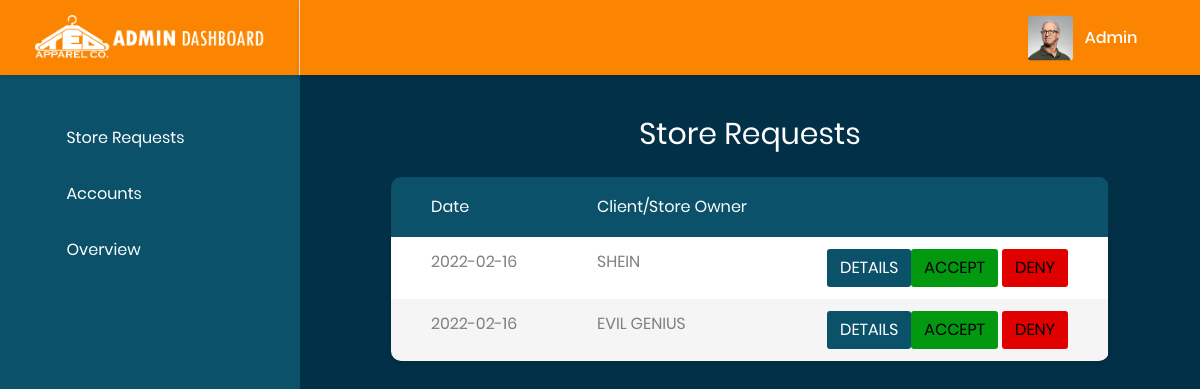
The page /Admin/dashboard.php?action=in_success&name=Admin (signed in) on the database its author committed.
### tables this page shows
CREATE TABLE `tblstores` (
  `Store_ID` int(50) NOT NULL,
  `Name` varchar(200) NOT NULL,
  `Description` varchar(200) NOT NULL,
  `Contact` varchar(200) NOT NULL,
  `Payment_Method` varchar(200) NOT NULL,
  `Logo` varchar(200) NOT NULL,
  `Samples` varchar(200) NOT NULL,
  `Status` int(1) NOT NULL,
  `Sales` int(50) NOT NULL,
  `Date` date NOT NULL DEFAULT current_timestamp()
);

### Admin/dashboard.php (the view, shortened to what this page needs)
<?php
    require_once "../include/process/dbconn.php";
    $name = $_SESSION['Name'];
?>
<!DOCTYPE html>
<html lang="en">
<head>
    <link href="css/font-face.css" rel="stylesheet" media="all">
    <link href="vendor/font-awesome-4.7/css/font-awesome.min.css" rel="stylesheet" media="all">
    <link href="vendor/font-awesome-5/css/fontawesome-all.min.css" rel="stylesheet" media="all">
    <link href="vendor/mdi-font/css/material-design-iconic-font.min.css" rel="stylesheet" media="all">
    <link href="vendor/bootstrap-4.1/bootstrap.min.css" rel="stylesheet" media="all">
    <link href="vendor/animsition/animsition.min.css" rel="stylesheet" media="all">
    <link href="vendor/bootstrap-progressbar/bootstrap-progressbar-3.3.4.min.css" rel="stylesheet" media="all">
    <link href="vendor/wow/animate.css" rel="stylesheet" media="all">
    <link href="vendor/css-hamburgers/hamburgers.min.css" rel="stylesheet" media="all">
    <link href="vendor/slick/slick.css" rel="stylesheet" media="all">
    <link href="vendor/select2/select2.min.css" rel="stylesheet" media="all">
    <link href="vendor/perfect-scrollbar/perfect-scrollbar.css" rel="stylesheet" media="all">
    <link href="css/theme.css" rel="stylesheet" media="all">
</head>
<body class="animsition">
    <div class="page-wrapper" style="background-color: #023047;" >
        <aside class="menu-sidebar d-none d-lg-block " style="background-color: #0b516a;" >
            <div class="logo" style="background-color: #fb8500;">
                <a href="#">
                    <img src="images/icon/logoted.png" alt="Ted Apparel" />
                </a>
            </div>
            <div class="menu-sidebar__content js-scrollbar1">
                <nav class="navbar-sidebar">
                    <ul class="list-unstyled navbar__list">
                        <li>
                            <a href="dashboard.php" style="Color:white;">
                                <i class="fas fa-chart-bar" style="Color:white;"></i>Store Requests</a>
                        </li>
                        <li>
                            <a href="accs.php" style="Color:white;">
                                <i class="fas fa-table" style="Color:white;"></i>Accounts</a>
                        </li>
                        <li>
                            <a href="../home.php" style="Color:white;">
                                <i class="far fa-check-square" style="Color:white;"></i>Overview</a>
                        </li>
                    </ul>
                </nav>
            </div>
        </aside>
        <div class="page-container">
            <header class="header-desktop " style="background-color: #fb8500;">
                <div class="section__content section__content--p30 " >
                    <div class="container-fluid">
                        <div class="header-wrap d-flex justify-content-end">
                            <div class="header-button">
                                <div class="account-wrap">
                                    <div class="account-item clearfix js-item-menu">
                                        <div class="image">
                                            <img src="images/icon/avatar-01.jpg" alt="John Doe" />
                                        </div>
                                        <div class="content">
                                            <a class="js-acc-btn" style="Color:white;" href="#"><?php echo $name; ?></a>
                                        </div>
                                    </div>
                                </div>
                            </div>
                        </div>
                    </div>
                </div>
            </header>
            <div class="main-content" style="background-color: #023047;">
                <div class="section__content section__content--p30" >
                    <div class="container-fluid">
                        <div class="row d-flex justify-content-center" >
                            <div class="col-lg-15 ">
                                <h2 class="title-1 m-b-25 d-flex justify-content-center" style="Color:white;">Store Requests</h2>
                                <div class="table-responsive table--no-card m-b-40"  >
                                <?php
                                             $sql = "SELECT * FROM `tblstores` WHERE Status= 1";
                                             if($result = $conn->query($sql)){
                                                if($result->num_rows > 0){
                                              echo '<table class="table table-borderless table-striped table-earning"  >';
                                              echo '<thead>';
                                              echo '<tr>';
                                              echo '<th style="background-color: #0b516a;">date</th>';
                                              echo '<th style="background-color: #0b516a;">Client/Store Owner</th>';
                                              echo '<th style="background-color: #0b516a;"></th>';
                                              echo '</tr>';
                                              echo '</thead>';
                                              echo '<tbody>';
                                              while($row = $result->fetch_array()){
                                              $sname = $row['Name'];
                                              $sdate = $row['Date'];
                                              $s_id = $row['Store_ID'];
                                              echo '<tr>';
                                              echo '<td>'.$sdate.'</td>';
                                              echo '<td>'.$sname.'</td>';
                                              echo '<td><a href = "../include/process/functions.php?modal='.$s_id.'"><button type="button" class="btn" style="background-color:#0b516a; color:white;">DETAILS</button></a>';
                                              echo '<a href = "../include/process/functions.php?confirm='.$s_id.'"><button class="btn"style="background-color:#029810; id="accept"; color:white;">ACCEPT</button></a> ';
                                              echo '<a href = "../include/process/functions.php?reject='.$s_id.'"><button class="btn"style="background-color:#e00000; id="deny"; color:white;" >DENY</button></a></td>';
                                              echo '</tr>';
                                              }
                                              echo'</tbody>';
                                              echo '</table> ';
                                        } else{
                                            echo '<div class="alert alert-danger"><em>No records were found.</em></div>';
                                        }
                                      } else{
                                        echo "Oops! Something went wrong. Please try again later.";
                                    }
                                  ?>
                                </div>
                            </div>
                        </div>
                    </div>
                </div>
            </div>
        </div>
    </div>
</body>
</html>

### rows shown on the page
tblstores: Date "2022-02-16", Name "SHEIN"
tblstores: Date "2022-02-16", Name "EVIL GENIUS"

### other values the page prints
$name "Admin"
